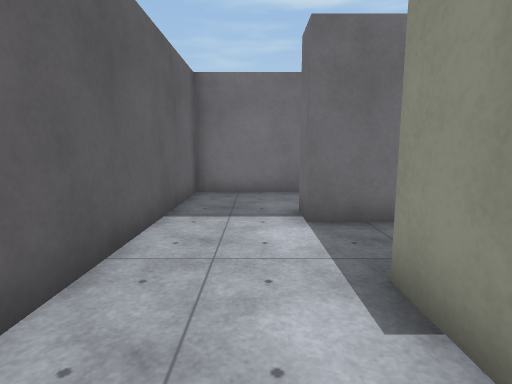
View 1 (above)

24 first-person views from a walk through a Unity game level. The camera is 1.3 m above the floor, tilts 8° down and sees 80° across. The floor is counted in squares, 1 m on a side. Each view is taken from the middle of a square. On the plan, view 1 faces up. The plan holds only what a view shows up to about 14 squares ahead; the rest is blank. The place goes on beyond the plan. The player is left out. Some animated figures are left out. Surface patterns are stand-ins for the level's own textures.

View 2
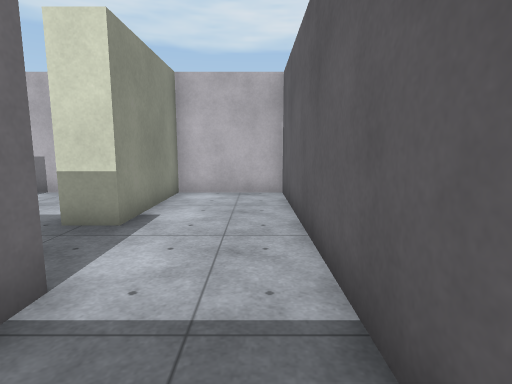

View 3
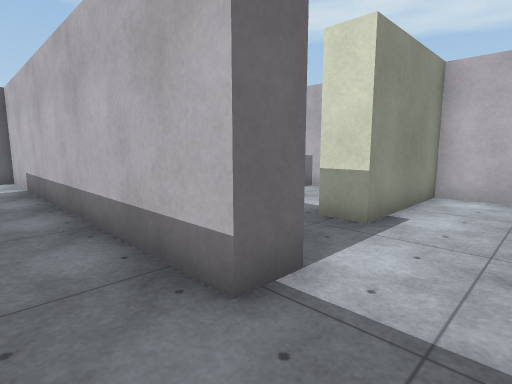

View 4
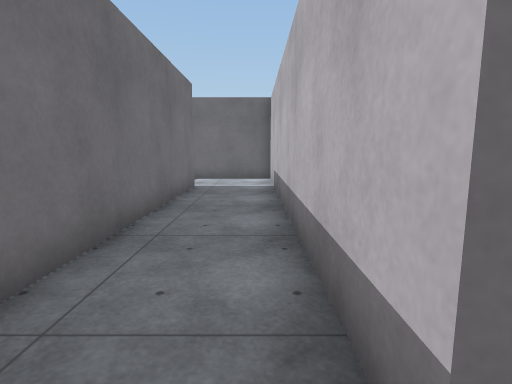

View 5
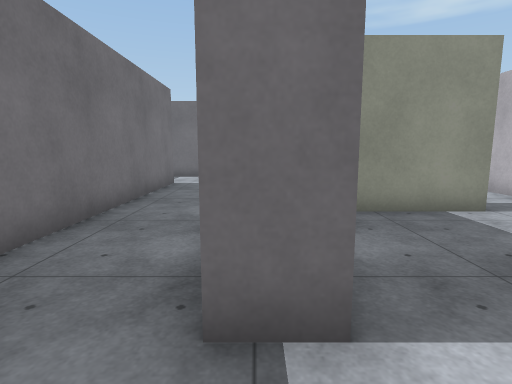

View 6
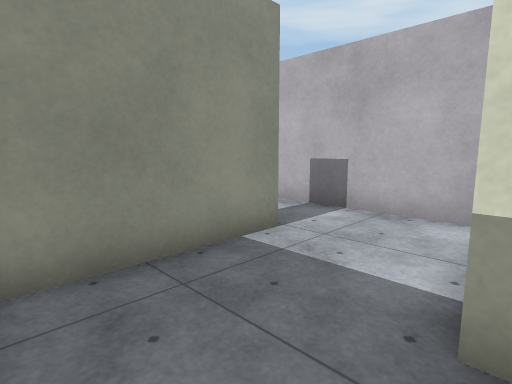

View 7
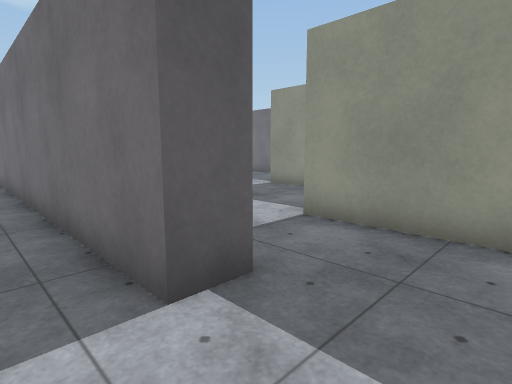

View 8
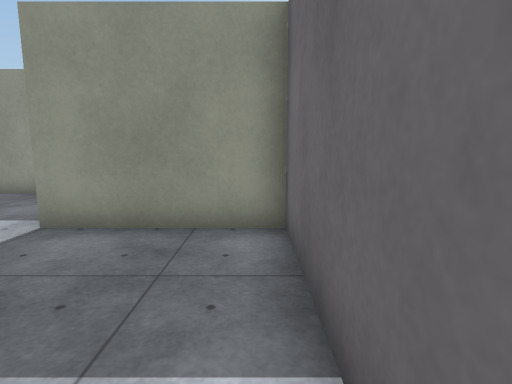

View 9
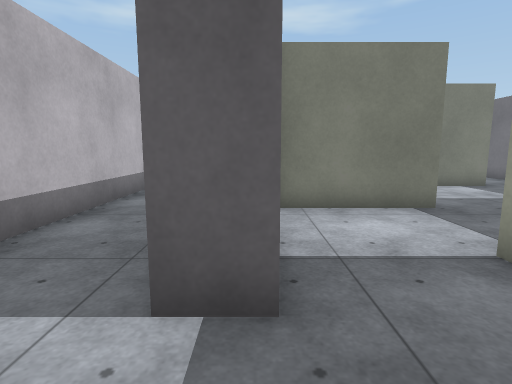

View 10
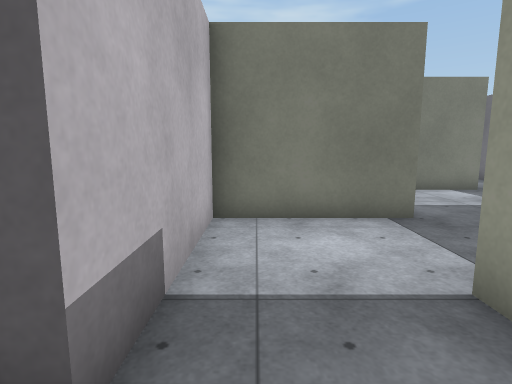

View 11
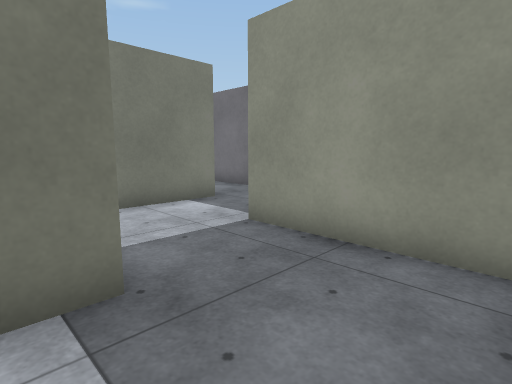

View 12
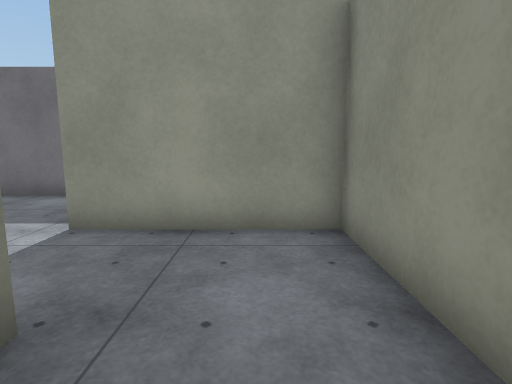

View 13
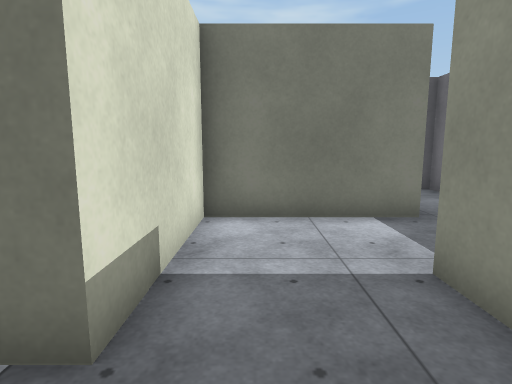

View 14
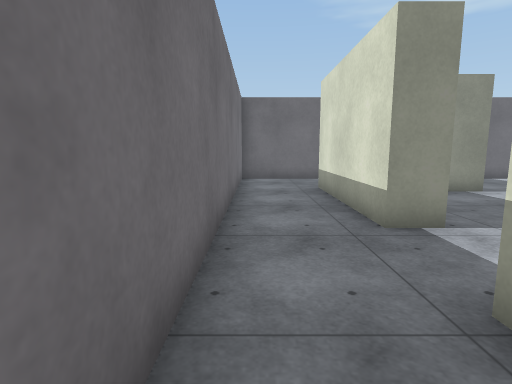

View 15
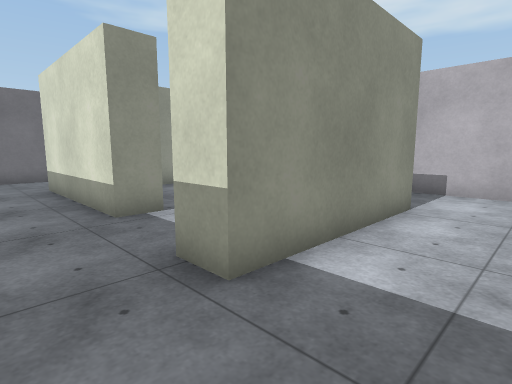

View 16
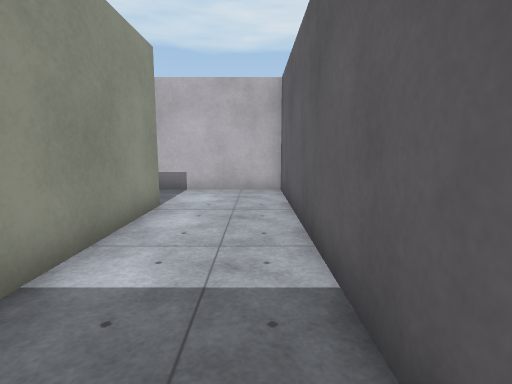

View 17
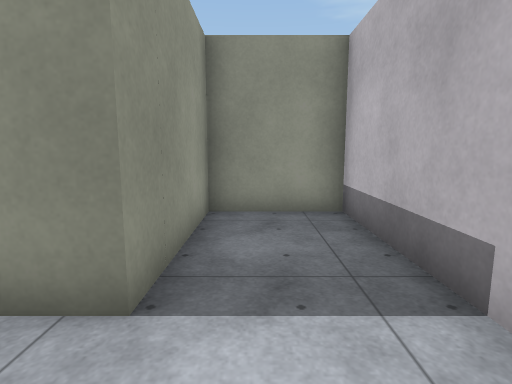

View 18
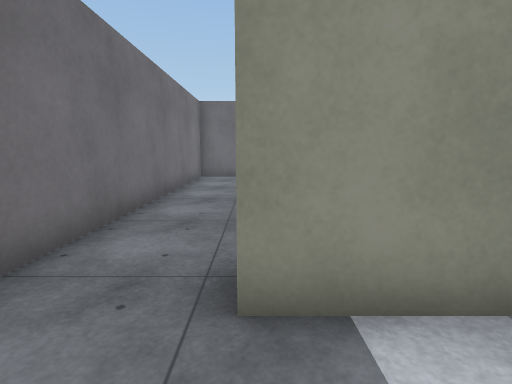

View 19
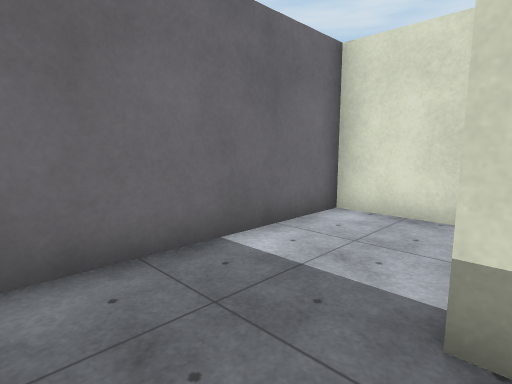

View 20
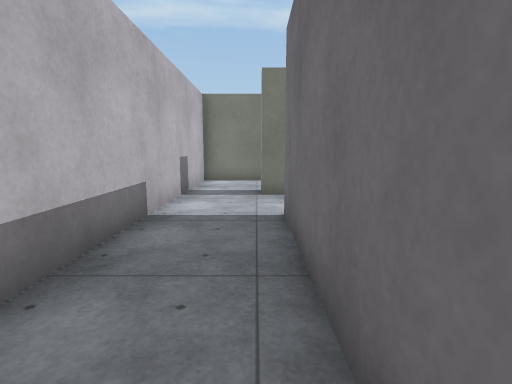

View 21
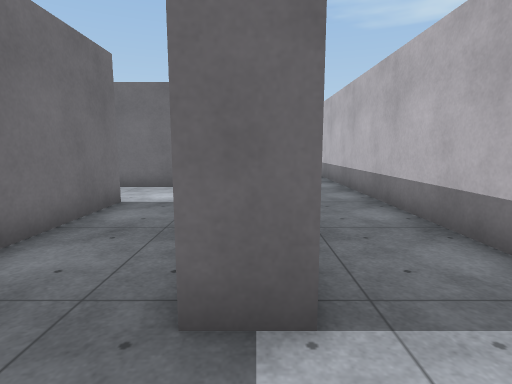

View 22
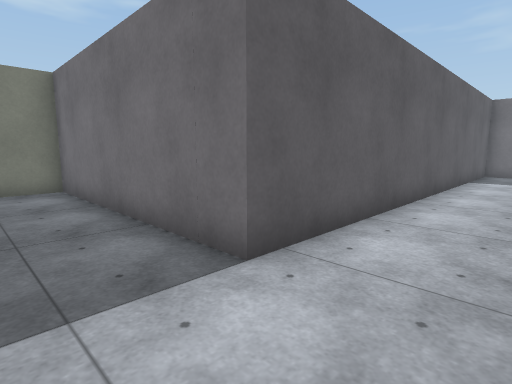

View 23
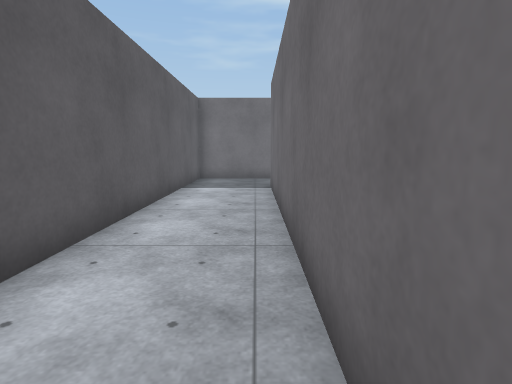

View 24
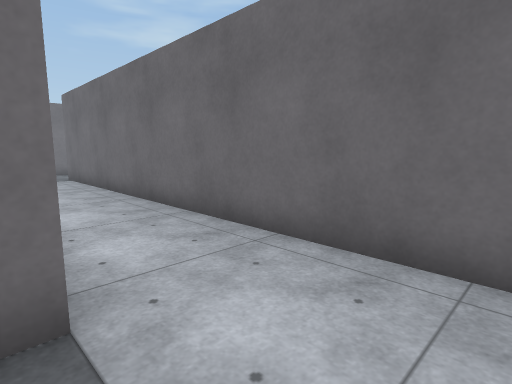

### Floor plan
Ten units are one square. View 1 is at (0, 0); x grows to the right and y downward. Boxes are objects, and circles mark ways between rooms. Rooms are numbered by the first view taken in them; rooms with no view inside come last. Other rooms are left out.
<svg viewBox="-23 -211 258 228">
<path fill="none" stroke="#000" d="M22 -12 22 12 54 12M25 -54 9 -54 9 -64M53 -11 53 -49M-18 -65 -18 12 12 12 12 -29 24 -29M96 -102 108 -102 108 -92 -18 -92 -18 -65M9 -64 135 -64 135 -130 94 -130M94 -130 94 -169 49 -169M46 -140 63 -140 63 -102 96 -102M24 -206 -18 -206 -18 -102 53 -102 53 -130 12 -130 12 -181 22 -181M49 -179 105 -179M131 -206 24 -206M111 -140 135 -140 135 -206M145 -16 90 -16M84 12 211 12M175 -31 175 -179M90 -16 90 -26M63 -19 63 -11M178 -206 145 -206 145 -54 63 -54 63 -39M54 12 84 12M22 -181 22 -140 46 -140M49 -169 49 -179"/>
<circle cx="-5" cy="-60" r="3" fill="#2a7"/>
<circle cx="60" cy="-5" r="3" fill="#2a7"/>
<circle cx="100" cy="-115" r="3" fill="#2a7"/>
<circle cx="55" cy="-155" r="3" fill="#2a7"/>
<circle cx="15" cy="-195" r="3" fill="#2a7"/>
<circle cx="35" cy="-175" r="3" fill="#2a7"/>
<circle cx="95" cy="-5" r="3" fill="#2a7"/>
<text x="20" y="-30">1</text>
<text x="80" y="-80">2</text>
<text x="80" y="-140">3</text>
<text x="0" y="-150">4</text>
<text x="90" y="-190">5</text>
<text x="230" y="-30">6</text>
<text x="150" y="-80">7</text>
<text x="30" y="-170">8</text>
</svg>
Room 1 opens to room 2. Room 1 opens to room 7. Room 2 opens to room 3. Room 3 opens to room 8. Room 4 opens to room 5. Room 5 opens to room 8. Room 6 opens to room 7.

Where each view was taken, in squares from view 1:
view 1: 0 up, 0 right, facing up
view 2: 8 up, 1 left, facing down
view 3: 8 up, 1 left, facing down-right
view 4: 7 up, 0 right, facing right
view 5: 6 up, 1 left, facing right
view 6: 5 up, 2 right, facing down-right
view 7: 8 up, 13 right, facing up-left
view 8: 8 up, 13 right, facing up
view 9: 10 up, 13 right, facing left
view 10: 11 up, 12 right, facing left
view 11: 13 up, 9 right, facing up-left
view 12: 12 up, 8 right, facing up
view 13: 15 up, 8 right, facing left
view 14: 20 up, 0 right, facing right
view 15: 20 up, 1 left, facing down-right
view 16: 20 up, 1 left, facing down
view 17: 12 up, 1 left, facing right
view 18: 18 up, 1 left, facing right
view 19: 20 up, 10 right, facing down-right
view 20: 1 up, 15 right, facing left
view 21: 2 up, 7 right, facing right
view 22: 3 up, 17 right, facing up-left
view 23: 7 up, 17 right, facing up
view 24: 3 up, 14 right, facing up-right
